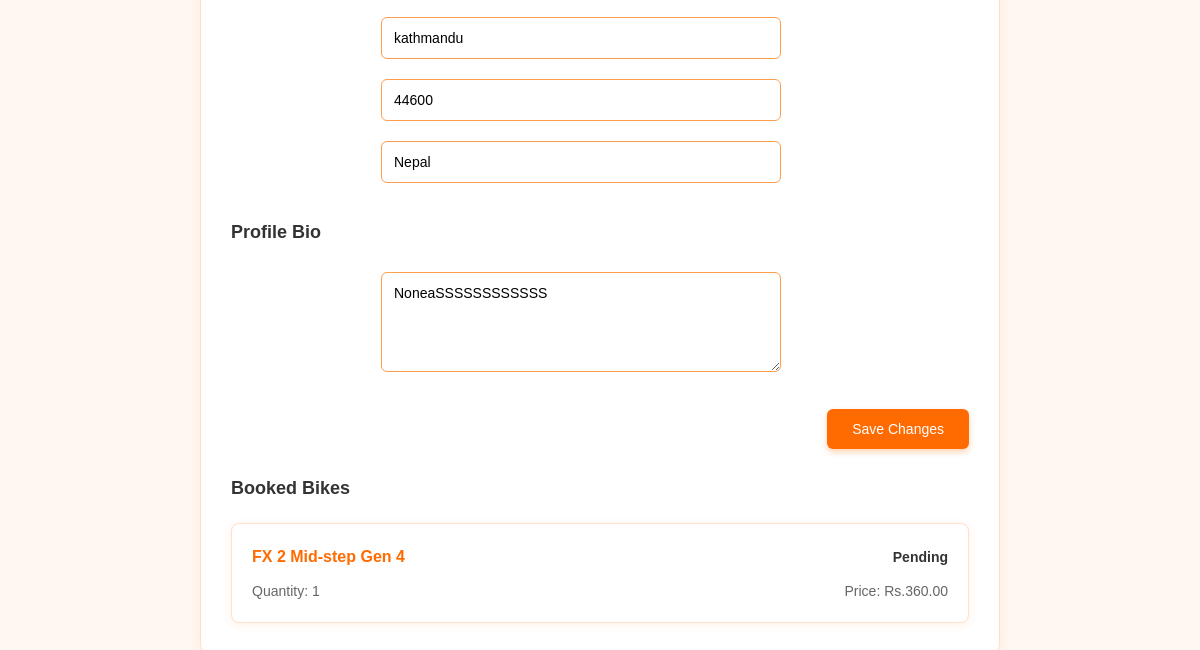
Page /users/profile/ (signed in, lower part) on the earlier database version.
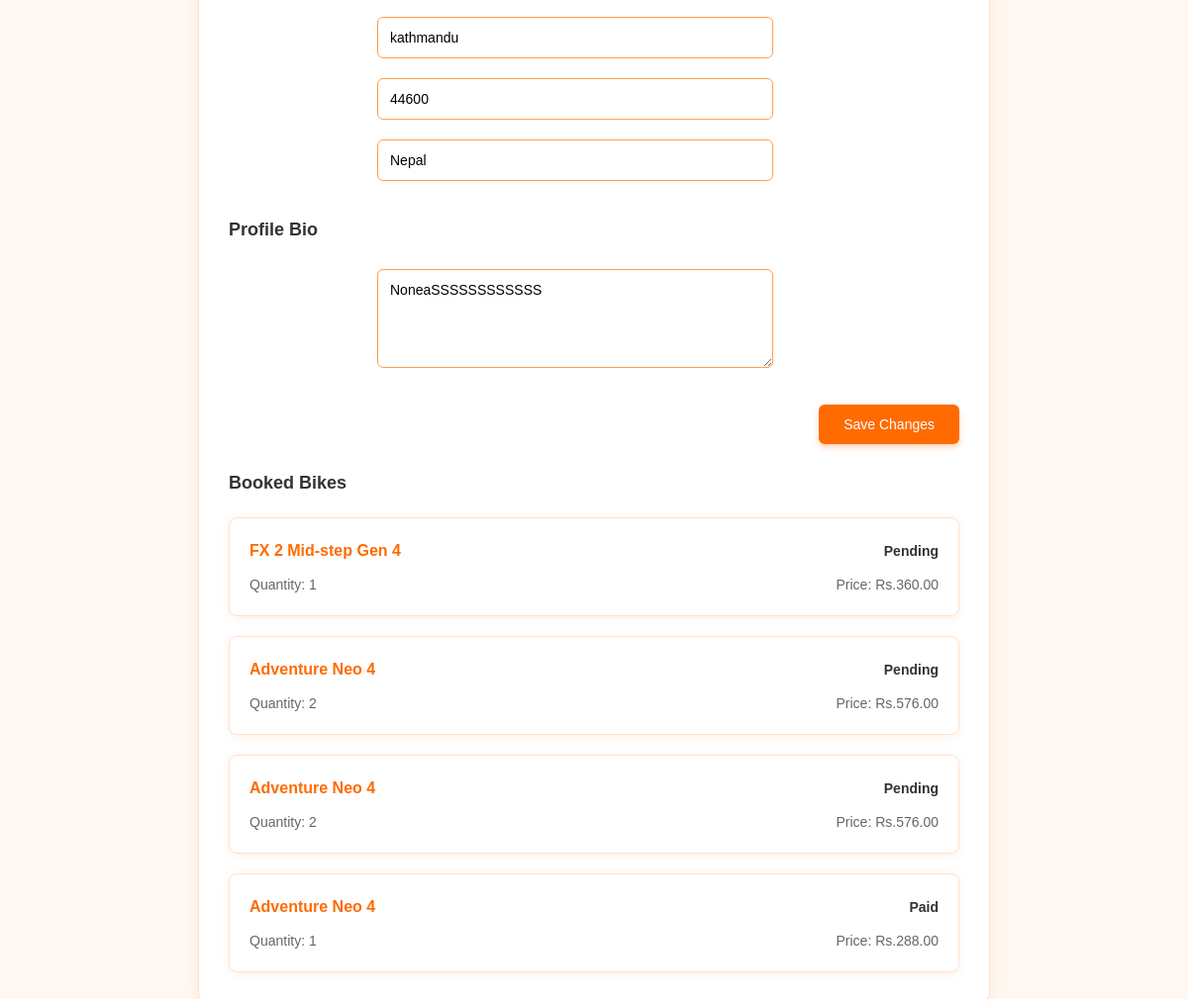
Same page on the later database version.
### users/models.py (models this page shows, shortened)
class UserProfile(models.Model):
    user = models.OneToOneField(User, on_delete = models.CASCADE)
    first_name = models.CharField(max_length=30, blank=True, null=True)
    last_name = models.CharField(max_length=30, blank=True, null=True)
    profile_pic = models.ImageField(upload_to='profile_pics/', blank=True, null=True, default='default_profile_pic.png')
    phone_number = models.CharField(max_length=20, blank=True, null=True)
    street_number = models.CharField(max_length = 10)
    zipcode = models.CharField(max_length = 10)
    city = models.CharField(max_length=50)
    country = models.CharField(max_length = 50)
    bio = models.TextField(blank=True, null = True)

### booking/models.py (models this page shows, shortened)
class Booking(models.Model):
    user = models.ForeignKey(User, on_delete=models.CASCADE)  # Links the booking to a user
    bike = models.ForeignKey(Bikes, on_delete=models.CASCADE)  # Links the booking to a bike
    start_date = models.DateField()  # Start date of the booking
    end_date = models.DateField()  # End date of the booking
    quantity = models.PositiveIntegerField(default=1)  # Number of bikes being rented
    total_price = models.DecimalField(max_digits=10, decimal_places=2)  # Total price for the booking
    created_at = models.DateTimeField(auto_now_add=True)  # Automatically set creation time
    status = models.CharField(max_length=20, default='Pending')  # Booking status (e.g., Pending, Confirmed)

### bikes/models.py (models this page shows, shortened)
class Bikes(models.Model):
    name = models.CharField(max_length = 100)
    description = models.TextField(blank = True)
    short_description = models.TextField(blank = True)
    category = models.CharField(max_length=50, choices=[
        ('mountain','Mountain'),
        ('city','City'),
        ('electric', 'Electric'),
        ('road','Road'),
        ('hybrid','Hybrid'),
    ])
    image = models.ImageField(upload_to = 'bike_image/', null=True, blank=True)
    image_2 = models.ImageField(upload_to='bike_image/', null=True, blank=True)
    image_3 = models.ImageField(upload_to='bike_image/', null=True, blank=True)
    image_4 = models.ImageField(upload_to='bike_image/', null=True, blank=True)
    daily_rate = models.DecimalField(max_digits=6, decimal_places=2)
    weekly_rate = models.DecimalField(max_digits=6, decimal_places=2)
    is_available = models.BooleanField(default = True)
    location = models.CharField(max_length=100, blank=True)        #Optional location details
    latitude = models.FloatField(default=80)
    longitude = models.FloatField(default=80)
    rating = models.DecimalField(max_digits=2, decimal_places=1, default=Decimal('0.0'))
    quantity = models.PositiveIntegerField(default=1)
    created_at = models.DateTimeField(auto_now_add=True)
    updated_at = models.DateTimeField(auto_now = True)
    condition = models.TextField(null=True, blank=True)

### users/views.py (the view)
# urls.py: path('profile/', views.profile_view, name ='profile'),
@login_required
def profile_view(request):
    user = request.user
    profile, created = UserProfile.objects.get_or_create(user=user)
    user_ratings = BikeRating.objects.filter(user=user)
    user_ratings_by_bike = {r.bike.id: r for r in user_ratings}
    booked_bikes = Booking.objects.filter(user=user)  # Fetching all bookings made by the user
    if request.method == 'POST':
        form = UserProfileForm(request.POST, request.FILES, instance=profile, user=user)
        if form.is_valid():
            user.first_name = form.cleaned_data['first_name']
            user.last_name = form.cleaned_data['last_name']
            user.save()
            form.save()
            return redirect('profile')
    else:
        form = UserProfileForm(instance=profile, user=user)
    return render(request, 'profile.html', {
    'form': form,
    'profile': profile,
    'user_rentals': booked_bikes,
    'user_profile': profile,
    'user_ratings': user_ratings_by_bike,  # ✅ New line
})

### users/forms.py (shortened to what this page needs)
class UserProfileForm(forms.ModelForm):
    username = forms.CharField(disabled=True, required=False)
    class Meta:
        model = UserProfile
        fields = ['first_name', 'last_name', 'street_number', 'zipcode', 'city', 'country', 'profile_pic', 'bio']
    def __init__(self, *args, **kwargs):
        user = kwargs.pop('user', None)
        super(UserProfileForm, self).__init__(*args, **kwargs)
        if user:
            self.fields['username'].initial = user.username
        if 'username' in self.fields:
            self.fields['username'].required = False

### bike_rental/templates/profile.html (shortened to what this page needs)
{% load static %}
<!DOCTYPE html>
<html lang="en">
<head>
</head>
<body>
  <div class="container">
    <form method="POST" enctype="multipart/form-data">
      <input type="text" class="address-input" name="city" placeholder="City *" value="{{ profile.city }}" />
      <input type="text" class="address-input" name="zipcode" placeholder="Zipcode *" value="{{ profile.zipcode }}" />
      <input type="text" class="address-input" name="country" placeholder="Country *" value="{{ profile.country }}" />
      <h3>Profile Bio</h3>
      <textarea class="bio-textarea" name="bio">{{ profile.bio }}</textarea>
      <div class="button-group">
        <button type="submit" class="save-btn">Save Changes</button>
      </div>
    </form>
    <h3>Booked Bikes</h3>
    <div class="booked-bikes-container">
      {% for booking in user_rentals %}
      <div class="bike-card" onclick="openPopup('popup-{{ booking.id }}')">
        <div class="bike-card-header">
          <h4>{{ booking.bike.name }}</h4>
          <span class="status-{{ booking.status }}">{{ booking.status }}</span>
        </div>
        <div class="bike-card-details">
          <span>Quantity: {{ booking.quantity }}</span>
          <span>Price: Rs.{{ booking.total_price }}</span>
        </div>
      </div>
      {% endfor %}
    </div>
  </div>
</body>
</html>

### bike_rental/templates/profile.html (style rules this page uses)
* { margin: 0; padding: 0; box-sizing: border-box; font-family: "Arial", sans-serif; }
body { color: #333; line-height: 1.6; background-color: #fff8f2; }
.container { width: 80%; max-width: 800px; margin: 40px auto; background: white; padding: 30px; border-radius: 10px; box-shadow: 0 4px 15px rgba(255, 107, 0, 0.1); border: 1px solid #ffe0cc; }
h3 { font-size: 18px; color: #333; margin: 25px 0 15px; }
.address-input, .bio-textarea { width: 100%; max-width: 400px; padding: 12px; border: 1px solid #ff9e4d; border-radius: 6px; font-size: 14px; margin: 10px 0 10px 150px; background-color: rgba(255, 255, 255, 0.8); }
.bio-textarea { height: 100px; resize: vertical; }
.button-group { display: flex; justify-content: flex-end; gap: 15px; margin-top: 20px; }
.save-btn { background-color: #ff6b00; color: white; border: none; padding: 12px 25px; border-radius: 6px; cursor: pointer; font-size: 14px; transition: all 0.3s; box-shadow: 0 3px 6px rgba(255, 107, 0, 0.3); }
.booked-bikes-container { display: flex; flex-direction: column; gap: 20px; margin-top: 20px; }
.bike-card { background: #fff; border: 1px solid #ffe0cc; border-radius: 8px; padding: 20px; box-shadow: 0 2px 10px rgba(255, 107, 0, 0.1); transition: all 0.3s; cursor: pointer; }
.bike-card-header { display: flex; justify-content: space-between; align-items: center; margin-bottom: 10px; }
.bike-card-header h4 { font-size: 16px; color: #ff6b00; font-weight: bold; margin: 0; }
.bike-card-header span { font-size: 14px; font-weight: bold; }
.bike-card-details { display: flex; justify-content: space-between; font-size: 14px; color: #666; }

Differences in the rows shown:
added Booking: bike.name "Adventure Neo 4", status "Pending", quantity "2", total_price "576.00"
added Booking: bike.name "Adventure Neo 4", status "Pending", quantity "2", total_price "576.00"
added Booking: bike.name "Adventure Neo 4", status "Paid", quantity "1", total_price "288.00"
